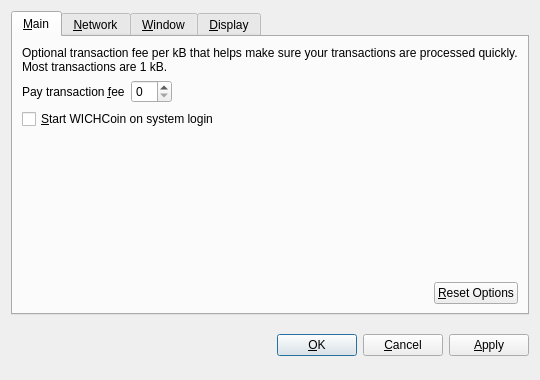
<?xml version="1.0" encoding="UTF-8"?>
<ui version="4.0">
 <class>OptionsDialog</class>
 <widget class="QDialog" name="OptionsDialog">
  <property name="geometry">
   <rect>
    <x>0</x>
    <y>0</y>
    <width>540</width>
    <height>380</height>
   </rect>
  </property>
  <property name="windowTitle">
   <string>Options</string>
  </property>
  <property name="modal">
   <bool>true</bool>
  </property>
  <layout class="QVBoxLayout" name="verticalLayout">
   <item>
    <widget class="QTabWidget" name="tabWidget">
     <property name="tabPosition">
      <enum>QTabWidget::North</enum>
     </property>
     <property name="currentIndex">
      <number>0</number>
     </property>
     <widget class="QWidget" name="tabMain">
      <attribute name="title">
       <string>&amp;Main</string>
      </attribute>
      <layout class="QVBoxLayout" name="verticalLayout_Main">
       <item>
        <widget class="QLabel" name="transactionFeeInfoLabel">
         <property name="text">
          <string>Optional transaction fee per kB that helps make sure your transactions are processed quickly. Most transactions are 1 kB.</string>
         </property>
         <property name="textFormat">
          <enum>Qt::PlainText</enum>
         </property>
         <property name="wordWrap">
          <bool>true</bool>
         </property>
        </widget>
       </item>
       <item>
        <layout class="QHBoxLayout" name="horizontalLayout_1_Main">
         <item>
          <widget class="QLabel" name="transactionFeeLabel">
           <property name="text">
            <string>Pay transaction &amp;fee</string>
           </property>
           <property name="textFormat">
            <enum>Qt::PlainText</enum>
           </property>
           <property name="buddy">
            <cstring>transactionFee</cstring>
           </property>
          </widget>
         </item>
         <item>
          <widget class="BitcoinAmountField" name="transactionFee"/>
         </item>
         <item>
          <spacer name="horizontalSpacer_1_Main">
           <property name="orientation">
            <enum>Qt::Horizontal</enum>
           </property>
           <property name="sizeHint" stdset="0">
            <size>
             <width>40</width>
             <height>20</height>
            </size>
           </property>
          </spacer>
         </item>
        </layout>
       </item>
       <item>
        <widget class="QCheckBox" name="bitcoinAtStartup">
         <property name="toolTip">
          <string>Automatically start WICHCoin after logging in to the system.</string>
         </property>
         <property name="text">
          <string>&amp;Start WICHCoin on system login</string>
         </property>
        </widget>
       </item>
       <item>
        <spacer name="verticalSpacer_Main">
         <property name="orientation">
          <enum>Qt::Vertical</enum>
         </property>
         <property name="sizeHint" stdset="0">
          <size>
           <width>20</width>
           <height>40</height>
          </size>
         </property>
        </spacer>
       </item>
       <item>
        <layout class="QHBoxLayout" name="horizontalLayout_2_Main">
         <item>
          <spacer name="horizontalSpacer_2_Main">
           <property name="orientation">
            <enum>Qt::Horizontal</enum>
           </property>
           <property name="sizeHint" stdset="0">
            <size>
             <width>40</width>
             <height>20</height>
            </size>
           </property>
          </spacer>
         </item>
         <item>
          <widget class="QPushButton" name="resetButton">
           <property name="toolTip">
            <string>Reset all client options to default.</string>
           </property>
           <property name="text">
            <string>&amp;Reset Options</string>
           </property>
           <property name="autoDefault">
            <bool>false</bool>
           </property>
          </widget>
         </item>
        </layout>
       </item>
      </layout>
     </widget>
     <widget class="QWidget" name="tabNetwork">
      <attribute name="title">
       <string>&amp;Network</string>
      </attribute>
      <layout class="QVBoxLayout" name="verticalLayout_Network">
       <item>
        <widget class="QCheckBox" name="mapPortUpnp">
         <property name="toolTip">
          <string>Automatically open the WICHCoin client port on the router. This only works when your router supports UPnP and it is enabled.</string>
         </property>
         <property name="text">
          <string>Map port using &amp;UPnP</string>
         </property>
        </widget>
       </item>
       <item>
        <widget class="QCheckBox" name="connectSocks">
         <property name="toolTip">
          <string>Connect to the WICHCoin network through a SOCKS proxy (e.g. when connecting through Tor).</string>
         </property>
         <property name="text">
          <string>&amp;Connect through SOCKS proxy:</string>
         </property>
        </widget>
       </item>
       <item>
        <layout class="QHBoxLayout" name="horizontalLayout_Network">
         <item>
          <widget class="QLabel" name="proxyIpLabel">
           <property name="text">
            <string>Proxy &amp;IP:</string>
           </property>
           <property name="textFormat">
            <enum>Qt::PlainText</enum>
           </property>
           <property name="buddy">
            <cstring>proxyIp</cstring>
           </property>
          </widget>
         </item>
         <item>
          <widget class="QValidatedLineEdit" name="proxyIp">
           <property name="maximumSize">
            <size>
             <width>140</width>
             <height>16777215</height>
            </size>
           </property>
           <property name="toolTip">
            <string>IP address of the proxy (e.g. 127.0.0.1)</string>
           </property>
          </widget>
         </item>
         <item>
          <widget class="QLabel" name="proxyPortLabel">
           <property name="text">
            <string>&amp;Port:</string>
           </property>
           <property name="textFormat">
            <enum>Qt::PlainText</enum>
           </property>
           <property name="buddy">
            <cstring>proxyPort</cstring>
           </property>
          </widget>
         </item>
         <item>
          <widget class="QLineEdit" name="proxyPort">
           <property name="maximumSize">
            <size>
             <width>55</width>
             <height>16777215</height>
            </size>
           </property>
           <property name="toolTip">
            <string>Port of the proxy (e.g. 9050)</string>
           </property>
          </widget>
         </item>
         <item>
          <widget class="QLabel" name="socksVersionLabel">
           <property name="text">
            <string>SOCKS &amp;Version:</string>
           </property>
           <property name="textFormat">
            <enum>Qt::PlainText</enum>
           </property>
           <property name="buddy">
            <cstring>socksVersion</cstring>
           </property>
          </widget>
         </item>
         <item>
          <widget class="QValueComboBox" name="socksVersion">
           <property name="toolTip">
            <string>SOCKS version of the proxy (e.g. 5)</string>
           </property>
          </widget>
         </item>
         <item>
          <spacer name="horizontalSpacer_Network">
           <property name="orientation">
            <enum>Qt::Horizontal</enum>
           </property>
           <property name="sizeHint" stdset="0">
            <size>
             <width>40</width>
             <height>20</height>
            </size>
           </property>
          </spacer>
         </item>
        </layout>
       </item>
       <item>
        <spacer name="verticalSpacer_Network">
         <property name="orientation">
          <enum>Qt::Vertical</enum>
         </property>
         <property name="sizeHint" stdset="0">
          <size>
           <width>20</width>
           <height>40</height>
          </size>
         </property>
        </spacer>
       </item>
      </layout>
     </widget>
     <widget class="QWidget" name="tabWindow">
      <attribute name="title">
       <string>&amp;Window</string>
      </attribute>
      <layout class="QVBoxLayout" name="verticalLayout_Window">
       <item>
        <widget class="QCheckBox" name="minimizeToTray">
         <property name="toolTip">
          <string>Show only a tray icon after minimizing the window.</string>
         </property>
         <property name="text">
          <string>&amp;Minimize to the tray instead of the taskbar</string>
         </property>
        </widget>
       </item>
       <item>
        <widget class="QCheckBox" name="minimizeOnClose">
         <property name="toolTip">
          <string>Minimize instead of exit the application when the window is closed. When this option is enabled, the application will be closed only after selecting Quit in the menu.</string>
         </property>
         <property name="text">
          <string>M&amp;inimize on close</string>
         </property>
        </widget>
       </item>
       <item>
        <spacer name="verticalSpacer_Window">
         <property name="orientation">
          <enum>Qt::Vertical</enum>
         </property>
         <property name="sizeHint" stdset="0">
          <size>
           <width>20</width>
           <height>40</height>
          </size>
         </property>
        </spacer>
       </item>
      </layout>
     </widget>
     <widget class="QWidget" name="tabDisplay">
      <attribute name="title">
       <string>&amp;Display</string>
      </attribute>
      <layout class="QVBoxLayout" name="verticalLayout_Display">
       <item>
        <layout class="QHBoxLayout" name="horizontalLayout_1_Display">
         <item>
          <widget class="QLabel" name="langLabel">
           <property name="text">
            <string>User Interface &amp;language:</string>
           </property>
           <property name="textFormat">
            <enum>Qt::PlainText</enum>
           </property>
           <property name="buddy">
            <cstring>lang</cstring>
           </property>
          </widget>
         </item>
         <item>
          <widget class="QValueComboBox" name="lang">
           <property name="toolTip">
            <string>The user interface language can be set here. This setting will take effect after restarting WICHCoin.</string>
           </property>
          </widget>
         </item>
        </layout>
       </item>
       <item>
        <layout class="QHBoxLayout" name="horizontalLayout_2_Display">
         <item>
          <widget class="QLabel" name="unitLabel">
           <property name="text">
            <string>&amp;Unit to show amounts in:</string>
           </property>
           <property name="textFormat">
            <enum>Qt::PlainText</enum>
           </property>
           <property name="buddy">
            <cstring>unit</cstring>
           </property>
          </widget>
         </item>
         <item>
          <widget class="QValueComboBox" name="unit">
           <property name="toolTip">
            <string>Choose the default subdivision unit to show in the interface and when sending coins.</string>
           </property>
          </widget>
         </item>
        </layout>
       </item>
       <item>
        <widget class="QCheckBox" name="displayAddresses">
         <property name="toolTip">
          <string>Whether to show WICHCoin addresses in the transaction list or not.</string>
         </property>
         <property name="text">
          <string>&amp;Display addresses in transaction list</string>
         </property>
        </widget>
       </item>
       <item>
        <spacer name="verticalSpacer_Display">
         <property name="orientation">
          <enum>Qt::Vertical</enum>
         </property>
         <property name="sizeHint" stdset="0">
          <size>
           <width>20</width>
           <height>40</height>
          </size>
         </property>
        </spacer>
       </item>
      </layout>
     </widget>
    </widget>
   </item>
   <item>
    <layout class="QHBoxLayout" name="horizontalLayout_Buttons">
     <item>
      <spacer name="horizontalSpacer_1">
       <property name="orientation">
        <enum>Qt::Horizontal</enum>
       </property>
       <property name="sizeHint" stdset="0">
        <size>
         <width>40</width>
         <height>48</height>
        </size>
       </property>
      </spacer>
     </item>
     <item>
      <widget class="QLabel" name="statusLabel">
       <property name="font">
        <font>
         <weight>75</weight>
         <bold>true</bold>
        </font>
       </property>
       <property name="text">
        <string/>
       </property>
       <property name="textFormat">
        <enum>Qt::PlainText</enum>
       </property>
       <property name="wordWrap">
        <bool>true</bool>
       </property>
      </widget>
     </item>
     <item>
      <spacer name="horizontalSpacer_2">
       <property name="orientation">
        <enum>Qt::Horizontal</enum>
       </property>
       <property name="sizeHint" stdset="0">
        <size>
         <width>40</width>
         <height>48</height>
        </size>
       </property>
      </spacer>
     </item>
     <item>
      <widget class="QPushButton" name="okButton">
       <property name="text">
        <string>&amp;OK</string>
       </property>
      </widget>
     </item>
     <item>
      <widget class="QPushButton" name="cancelButton">
       <property name="text">
        <string>&amp;Cancel</string>
       </property>
       <property name="autoDefault">
        <bool>false</bool>
       </property>
      </widget>
     </item>
     <item>
      <widget class="QPushButton" name="applyButton">
       <property name="text">
        <string>&amp;Apply</string>
       </property>
       <property name="autoDefault">
        <bool>false</bool>
       </property>
      </widget>
     </item>
    </layout>
   </item>
  </layout>
 </widget>
 <customwidgets>
  <customwidget>
   <class>BitcoinAmountField</class>
   <extends>QSpinBox</extends>
   <header>bitcoinamountfield.h</header>
  </customwidget>
  <customwidget>
   <class>QValueComboBox</class>
   <extends>QComboBox</extends>
   <header>qvaluecombobox.h</header>
  </customwidget>
  <customwidget>
   <class>QValidatedLineEdit</class>
   <extends>QLineEdit</extends>
   <header>qvalidatedlineedit.h</header>
  </customwidget>
 </customwidgets>
 <resources/>
 <connections/>
</ui>
